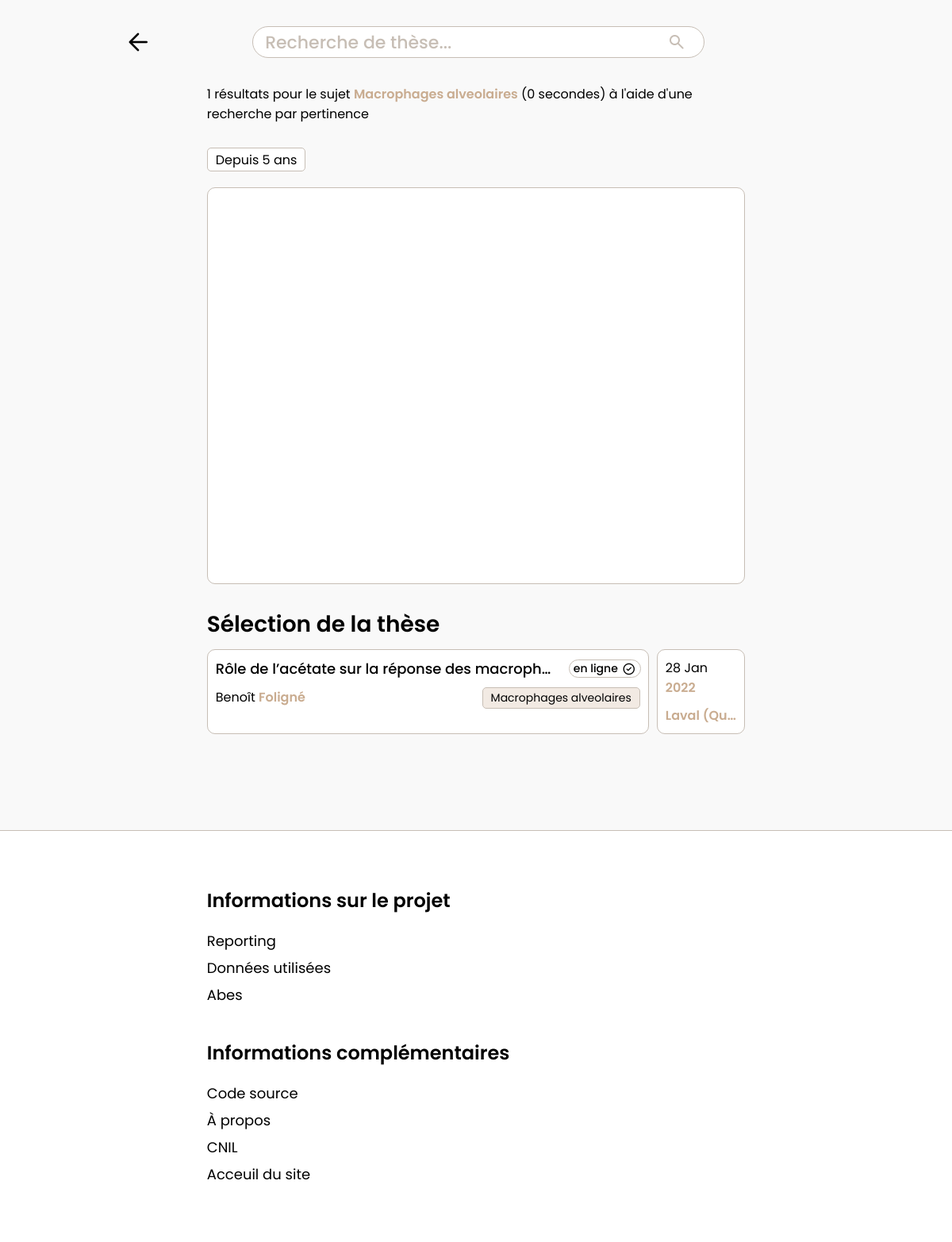
Screenshot of /q?sujet=Macrophages alveolaires with the database file from the repository.
### tables this page shows
CREATE TABLE `etablissement` (
  `idEtablissement` mediumint(6) NOT NULL,
  `idref` char(9) DEFAULT NULL,
  `nom` varchar(200) DEFAULT NULL,
  `code_etab` char(4) DEFAULT NULL
);

CREATE TABLE `these` (
  `idThese` mediumint(6) NOT NULL,
  `these_accessible` tinyint(1) DEFAULT NULL,
  `embargo` date DEFAULT NULL,
  `nnt` char(12) DEFAULT NULL,
  `oai_set_specs` char(7) DEFAULT NULL,
  `resume` text,
  `soutenue` tinyint(1) DEFAULT NULL,
  `sur_travaux` tinyint(1) DEFAULT NULL,
  `titre` text,
  `discipline` varchar(255) DEFAULT NULL,
  `code_etab` char(4) DEFAULT NULL
);

CREATE TABLE `soutenir` (
  `idThese` mediumint(6) NOT NULL,
  `idEtablissement` mediumint(6) NOT NULL,
  `date_soutenance` date DEFAULT NULL
);

### includes/classes/search.class.php (called while the page is built, shortened)
<?php
class Search extends DB
{
    public function reduce($key)
    {
        $options = [
            'titre:', 'auteur:', 'sujet:', 'depuis:', 'de:', 'à:'
        ];
        foreach ($options as $option) {
            if (strpos($key, $option) !== false) {
                $key = str_replace($option, '', $key);
                $key = trim($key);
            } else {
                return $key;
            }
        }
    }
    public function decodeKey($key)
    {
        $key = str_replace("'", "\'", $key);
        $option = key($_GET);
        switch ($option) {
            case 'sujet':
                $sqlthese = "SELECT s.date_soutenance, e.nom, t.titre, t.these_accessible, t.idThese, su.libelle, t.nnt, MATCH (su.libelle) AGAINST ('$key' IN NATURAL LANGUAGE MODE) score_sujet
                FROM etablissement e, these t
                NATURAL JOIN soutenir s
                JOIN reposer r ON r.idThese = t.idThese
                NATURAL JOIN sujet su
                WHERE s.idEtablissement = e.idEtablissement AND MATCH (su.libelle) AGAINST ('$key' IN NATURAL LANGUAGE MODE)
                ORDER BY score_sujet DESC";
                $sqlauteur = "SELECT a.role, p.nom, p.prenom, t.idThese, t.titre, MATCH (s.libelle) AGAINST ('$key' IN NATURAL LANGUAGE MODE) score_sujet
                FROM these t
                NATURAL JOIN assister a
                NATURAL JOIN personne p
                JOIN reposer r ON r.idThese = t.idThese
                NATURAL JOIN sujet s
                WHERE MATCH (s.libelle) AGAINST ('$key' IN NATURAL LANGUAGE MODE)
                ORDER BY score_sujet DESC";
                $sqlsujet = "SELECT s.libelle, r.idThese, MATCH (s.libelle) AGAINST ('$key' IN NATURAL LANGUAGE MODE) score_sujet
                FROM reposer r
                NATURAL JOIN sujet s
                NATURAL JOIN (SELECT idThese, date_soutenance FROM soutenir ORDER BY idThese DESC) so
                NATURAL JOIN these t
                WHERE MATCH (s.libelle) AGAINST ('$key' IN NATURAL LANGUAGE MODE)";
                $sqlannees = "SELECT DATE_FORMAT(date_soutenance, '%Y') as 'year', COUNT(date_soutenance) as count
                FROM soutenir s
                NATURAL JOIN reposer r
                NATURAL JOIN sujet su
                WHERE MATCH (su.libelle) AGAINST ('$key' IN NATURAL LANGUAGE MODE)
                GROUP BY DATE_FORMAT(date_soutenance, '%Y')";
                $SUBJECTqueries = array($sqlthese, $sqlauteur, $sqlsujet, $sqlannees);
                return $SUBJECTqueries;
                break;
        }
    }
    public function exe($query)
    {
        $conn = $this->cnx();
        $selection = $conn->prepare($query);
        $selection->execute();
        $result = $selection->fetchALL(PDO::FETCH_ASSOC);
        return $result;
    }
}

### includes/components/thesis_batch.php (the view)
<div class="quick_thesis_container">
    <div class="quick_thesis_wrap">
        <div class="quick_thesis">
            <div class="quick_thesis__upper">
                <div class="title_content">
                    <p class="thesis_title semibold underline"> <a href="/q?id=<?= $thesis['id']; ?>"><?= $thesis['titre']; ?></a></p>
                </div>
                <div class="thesis_online">
                    <?php if ($thesis['accessible'] == 1) : ?>
                        <div class="accessible__wrap">
                            <a style="display: inline-flex; align-items: center; gap: 5px;" href="https://www.theses.fr/<?= $thesis['nnt']; ?>/document" target="_blank">
                                <p>en ligne</p>
                                <span class="material-symbols-rounded online_icon">check_circle</span>
                            </a>
                        </div>
                    <?php else : ?>
                        <div class="accessible__wrap">
                            <span class="material-symbols-rounded online_icon">cancel</span>
                        </div>
                    <?php endif; ?>
                </div>
            </div>
            <div class="small_wrapper">
                <p class="thesis_author underline">
                    <a href="/q?auteur=<?= $thesis['auteurs']['prenom'] ?>+<?= $thesis['auteurs']['nom'] ?>"> <?= $thesis['auteurs']['prenom'] ?> <span class="important_info"><?= $thesis['auteurs']['nom']; ?></span>
                    </a>
                </p>
                <div class="quick_thesis_subjects">
                    <?php for ($j = 0; $j < (count($thesis['sujets']) > 3 ? 3 : count($thesis['sujets'])); $j++) : ?>
                        <div class="quick_thesis_subject">
                            <p class="thesis_subject"> <a href="/q?sujet=<?= $thesis['sujets'][$j]; ?>"> <?= $thesis['sujets'][$j]; ?></a> </p>
                        </div>
                    <?php endfor; ?>
                </div>
            </div>
        </div>
        <div class="quick_thesis_info">
            <p class="quick_thesis_date underline">
                <a href="/q?depuis=<?= DateTime::createFromFormat('Y-m-d', $thesis['date'])->format('Y'); ?>"><?= DateTime::createFromFormat('Y-m-d', $thesis['date'])->format('d M'); ?>
                    <span class="important_info"><?= DateTime::createFromFormat('Y-m-d', $thesis['date'])->format('Y'); ?></span>
                </a>
            </p>
            <p class="quick_thesis_academy important_info underline">
                <a href="/q?etablissement=<?= $thesis['etablissement']; ?>"> <?= $thesis['etablissement']; ?> </a>
            </p>
        </div>
    </div>
</div>

### pages/search.php (shortened to what this page needs)
<?php
$data = new Search();
$option = key($_GET);
if (isset($_GET[$option]) && ($option != 'id') && ($option != 'personne')) {
    $key = htmlspecialchars($_GET[$option]);
    $recherche = $data->reduce($key);
    $queries = $data->decodeKey($key);
    $time_start = microtime(true);
    $theses = $data->exe($queries[0]);
    $auteurs = $data->exe($queries[1]);
    $sujets = $data->exe($queries[2]);
    $time_end = microtime(true);
    $time = $time_end - $time_start;
    $time = round($time, 3);
}
?>
<div class="main_container">
    <section class="thesis20">
        <?php if (isset($id)) : ?>
            <?php
            $thesis = array(
                'nnt' => $theses[0]['nnt'],
                'date' => $theses[0]['date_soutenance'],
                'etablissement' => $theses[0]['nom'],
                'titre' => $theses[0]['titre'],
                'accessible' => $theses[0]['these_accessible'],
                'id' => $theses[0]['idThese'],
                'discipline' => $theses[0]['discipline'],
                'resume' => $theses[0]['resume'],
                'auteur' => array(
                    'nom' => '',
                    'prenom' => '',
                ),
                'directeur' => array(),
                'president' => array(
                    'nom' => '',
                    'prenom' => '',
                ),
                'membre' => array(),
                'rapporteur' => array(),
                'sujets' => array()
            );
            foreach ($sujets as $sujet) {
                if ($sujet['idThese'] == $theses[0]['idThese']) {
                    array_push($thesis['sujets'], $sujet['libelle']);
                }
            }
            foreach ($personnes as $personne) {
                if ($personne['role'] == 'auteur') {
                    $thesis['auteur']['nom'] = $personne['nom'];
                    $thesis['auteur']['prenom'] = $personne['prenom'];
                } else if ($personne['role'] == 'directeur') {
                    array_push($thesis['directeur'], $personne['nom'] . ' ' . $personne['prenom']);
                } else if ($personne['role'] == 'president') {
                    $thesis['president']['nom'] = $personne['nom'];
                    $thesis['president']['prenom'] = $personne['prenom'];
                } else if ($personne['role'] == 'membre') {
                    array_push($thesis['membre'], $personne['nom'] . ' ' . $personne['prenom']);
                } else if ($personne['role'] == 'rapporteur') {
                    array_push($thesis['rapporteur'], $personne['nom'] . ' ' . $personne['prenom']);
                }
            }
            include ROOT . '../includes/components/thesis_self.php';
            ?>
        <?php elseif (isset($key)) : ?>
            <?php if (count($theses) > 0) : ?>
                <?php if ($option == 'key') : ?>
                    <p class="results_nb"><?= count($theses) ?> résultats pour <span class="important_info"><?= $recherche ?></span> (<?= $time ?> secondes) à l'aide d'une recherche par pertinence</p>
                <?php elseif ($option == 'titre') : ?>
                    <p class="results_nb"><?= count($theses) ?> résultats pour le titre <span class="important_info"><?= $recherche ?></span> (<?= $time ?> secondes) à l'aide d'une recherche par pertinence</p>
                <?php elseif ($option == 'auteur') : ?>
                    <p class="results_nb"><?= count($theses) ?> résultats pour l'auteur <span class="important_info"><?= $recherche ?></span> (<?= $time ?> secondes) à l'aide d'une recherche par pertinence</p>
                <?php elseif ($option == 'sujet') : ?>
                    <p class="results_nb"><?= count($theses) ?> résultats pour le sujet <span class="important_info"><?= $recherche ?></span> (<?= $time ?> secondes) à l'aide d'une recherche par pertinence</p>
                <?php elseif ($option == 'depuis') : ?>
                    <p class="results_nb"><?= count($theses) ?> résultats pour les thèses depuis <span class="important_info"><?= $recherche ?></span> (<?= $time ?> secondes) à l'aide d'une recherche par pertinence</p>
                <?php elseif ($option == 'etablissement') : ?>
                    <p class="results_nb"><?= count($theses) ?> résultats pour l'établissement <span class="important_info"><?= $recherche ?></span> (<?= $time ?> secondes) à l'aide d'une recherche par pertinence</p>
                <?php elseif ($option == 'discipline') : ?>
                    <p class="results_nb"><?= count($theses) ?> résultats pour la discipline <span class="important_info"><?= $recherche ?></span> (<?= $time ?> secondes) à l'aide d'une recherche par pertinence</p>
                <?php endif; ?>
                <div class="thesis_chart">
                    <div class="btn_container">
                        <a href="/q?depuis=<?= date('Y') - 5 ?>" id="UnAn" class="btn chartBtn filter_btn">Depuis 5 ans</a>
                    </div>
                    <div id="histo_container"></div>
                </div>
                <?= count($theses) > 1 ? '<p class="section_title">Sélection des ' . (count($theses) < 10 ? count($theses) : '10 premières') . ' thèses</p>' : '<p class="section_title">Sélection de la thèse</p>' ?>
                <?php $i = 0; ?>
                <?php for ($i; $i < (count($theses) > 10 ? 10 : count($theses)); $i++) : ?>
                    <?php
                    $thesis = array(
                        'nnt' => $theses[$i]['nnt'],
                        'id' => $theses[$i]['idThese'],
                        'titre' => $theses[$i]['titre'],
                        'date' => $theses[$i]['date_soutenance'],
                        'etablissement' => $theses[$i]['nom'],
                        'auteurs' => array(
                            'prenom' => $auteurs[$i]['prenom'],
                            'nom' => $auteurs[$i]['nom']
                        ),
                        'accessible' => $theses[$i]['these_accessible'],
                        'sujets' => array()
                    );
                    foreach ($sujets as $sujet) {
                        if ($sujet['idThese'] == $theses[$i]['idThese']) {
                            array_push($thesis['sujets'], $sujet['libelle']);
                        }
                    }
                    include ROOT . '../includes/components/thesis_batch.php';
                    ?>
                <?php endfor; ?>
            <?php endif; ?>
        <?php endif; ?>
    </section>
</div>
<div class="end" style="margin-top: 15vh; height: 1px;"></div>

### src/styles/app.css (style rules this page uses)
:root { --primary: #C9AC90; --primary25: rgba(201, 172, 144, 0.25); --primary40: rgba(201, 172, 144, 0.4); --primary50: rgba(201, 172, 144, 0.5); --secondary: #C7BEB5; --secondary30: rgba(199, 190, 181, 0.3); --secondary75: rgba(199, 190, 181, 0.75); --padding: max(15px, calc(38px + 18.5625vw)); }
* { box-sizing: border-box; margin: 0; padding: 0; }
html, body { height: 100%; }
body { font-family: 'Poppins', sans-serif; background: #f9f9f9; height: 100vh; scrollbar-gutter: stable both-edges; }
.semibold { font-weight: 500; }
.important_info { color: var(--primary); font-weight: 600; }
a { text-decoration: none; color: inherit; }
.btn, .smallbtn { border: 1px solid var(--secondary); border-radius: 10px; padding: 10px 20px; font-size: 16px; font-family: 'Poppins', sans-serif; font-weight: bold; color: #000; cursor: pointer; width: 100%; height: 80px; background: #fff; font-size: 36px; transition: all 0.1s ease; }
.main_container { padding-inline: var(--padding); }
section { display: flex; flex-direction: column; margin-bottom: 50px; gap: 10px; }
.section_title { font-size: 28px; font-weight: 600; color: #000; }
.btn_container { display: flex; justify-content: flex-start; align-items: center; gap: 10px; height: 30px; }
.btn_container .chartBtn { width: fit-content; height: 30px; font-size: 16px; padding: 0px 5px; font-weight: normal; }
#histo_container { border: 1px solid var(--secondary); border-radius: 10px; padding: 50px 10px 10px 10px; background: #fff; height: 500px; }
.btn_container .filter_btn { padding: 0px 10px; border-radius: 5px; display: flex; align-items: center; }
.thesis_chart { display: flex; flex-direction: column; gap: 20px; margin-bottom: 20px; }
.quick_thesis_container { height: 150%; }
.quick_thesis__upper { display: flex; justify-content: space-between; align-items: center; position: relative; }
.quick_thesis_wrap { display: grid; grid-template-columns: 5fr 1fr; gap: 10px; }
.small_wrapper { display: flex; justify-content: space-between; white-space: nowrap; gap: 40px; }
.thesis_title { font-size: 18px; white-space: nowrap; overflow: hidden; text-overflow: ellipsis; }
.title_content { display: flex; max-width: 100%; overflow: hidden; text-overflow: ellipsis; }
.quick_thesis_academy { white-space: nowrap; overflow: hidden; text-overflow: ellipsis; }
.thesis_online { margin: 0 0 0 20px; display: flex; width: fit-content; height: fit-content; flex: none; user-select: none; }
.accessible__wrap { outline: 1px solid var(--secondary); display: flex; justify-content: center; align-items: center; border-radius: 50px; gap: 3px; transition: all 0.1s ease; }
.accessible__wrap p { font-size: 14px; font-weight: 500; margin-left: 5px; }
.accessible__wrap .online_icon { font-size: 18px; margin-right: 0; }
.accessible__wrap p+.online_icon { margin-right: 5px; }
.quick_thesis, .quick_thesis_info { border: 1px solid var(--secondary); display: flex; flex-direction: column; padding: 0 60px; border-radius: 10px; position: relative; padding: 10px; gap: 10px; transition: all 0.2s ease; min-width: 100%; background: white; }
.quick_thesis_subjects { display: flex; gap: 5px; overflow-x: auto; }
.quick_thesis_subject, .thesis_self__subject { border: 1px solid var(--secondary); background: var(--primary25); padding: 2px 10px; font-size: 12px; border-radius: 5px; user-select: none; cursor: pointer; transition: background 0.1s ease; }
.thesis_subject { font-size: 14px; white-space: nowrap; }
.thesis20 .btn_container { margin-top: 20px; height: fit-content; }
@media (max-width: 1536px) { input, .btn { height: 60px; } }
@media (max-width: 1536px) { .btn { padding: 0 0; } }

### rows the page displays
etablissement: these.titre "Rôle de l’acétate sur la réponse des macroph…", prenom "Benoît", nom "Foligné", sujets "Macrophages alveolaires", soutenir.date_soutenance "28 Jan", soutenir.date_soutenance "2022"

### other values shown
count($theses) "1"
$recherche "Macrophages alveolaires"
$time "0"
